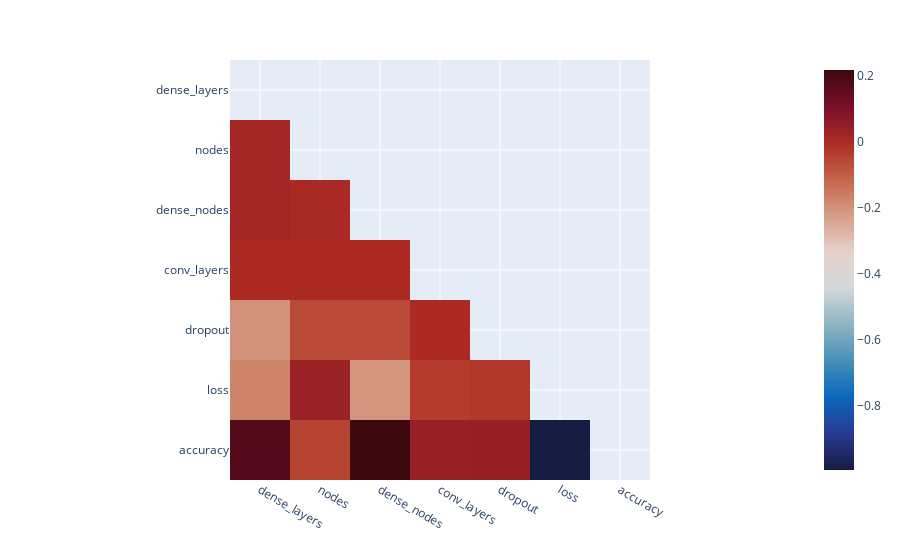

This figure's notebook cell:
### Code cell
corr = df.corr()
mask = np.triu(np.ones_like(corr, dtype=bool))
corr = corr.mask(mask)

fig = px.imshow(corr, color_continuous_scale="balance")
fig.show()

### Figure 1 — Plotly figure (JSON) as saved in the notebook; plotly's stock layout.template omitted (floating-point values rounded to 4 significant figures)
{"data": [{"coloraxis": "coloraxis", "hovertemplate": "x: %{x}<br>y: %{y}<br>color: %{z}<extra></extra>", "name": "0", "type": "heatmap", "x": ["dense_layers", "nodes", "dense_nodes", "conv_layers", "dropout", "loss", "accuracy"], "xaxis": "x", "y": ["dense_layers", "nodes", "dense_nodes", "conv_layers", "dropout", "loss", "accuracy"], "yaxis": "y", "z": [[null, null, null, null, null, null, null], [0.01224, null, null, null, null, null, null], [0.01224, 0.003745, null, null, null, null, null], [-1.151e-16, 5.765e-17, 4.804e-18, null, null, null, null], [-0.1999, -0.0612, -0.0612, 1.068e-16, null, null, null], [-0.1707, 0.03654, -0.2067, -0.03345, -0.02387, null, null], [0.1731, -0.04634, 0.2188, 0.04326, 0.04554, -0.9953, null]]}], "layout": {"coloraxis": {"colorscale": [[0, "rgb(23, 28, 66)"], [0.09091, "rgb(41, 58, 143)"], [0.1818, "rgb(11, 102, 189)"], [0.2727, "rgb(69, 144, 185)"], [0.3636, "rgb(142, 181, 194)"], [0.4545, "rgb(210, 216, 219)"], [0.5455, "rgb(230, 210, 204)"], [0.6364, "rgb(213, 157, 137)"], [0.7273, "rgb(196, 101, 72)"], [0.8182, "rgb(172, 43, 36)"], [0.9091, "rgb(120, 14, 40)"], [1, "rgb(60, 9, 17)"]]}, "margin": {"t": 60}, "xaxis": {"anchor": "y", "constrain": "domain", "domain": [0, 1], "scaleanchor": "y"}, "yaxis": {"anchor": "x", "autorange": "reversed", "constrain": "domain", "domain": [0, 1]}}}
